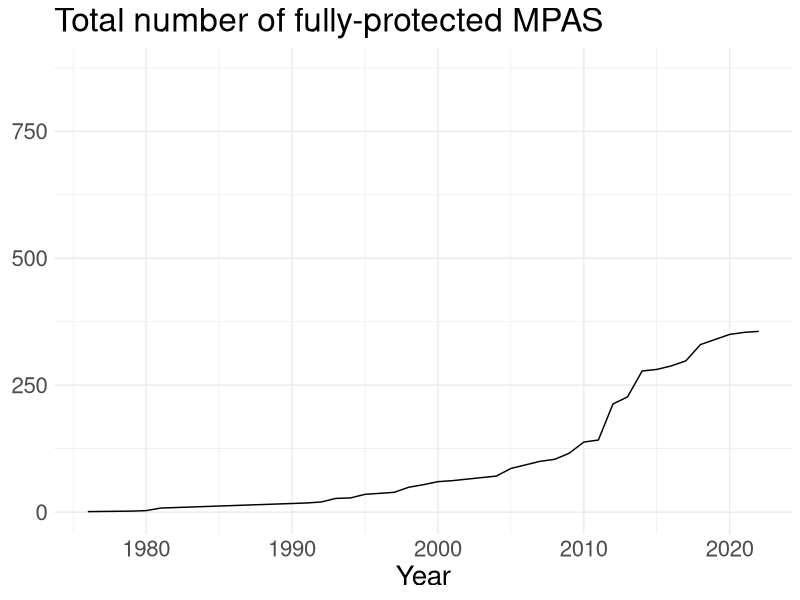
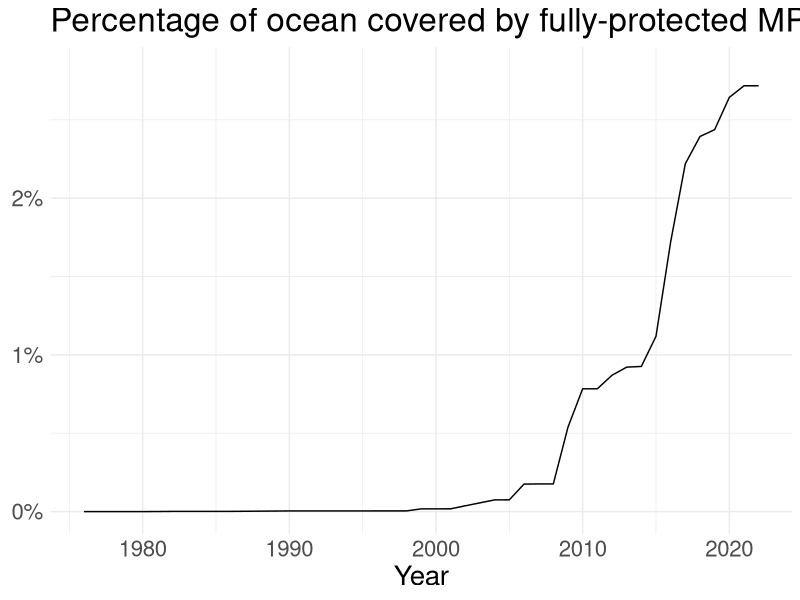
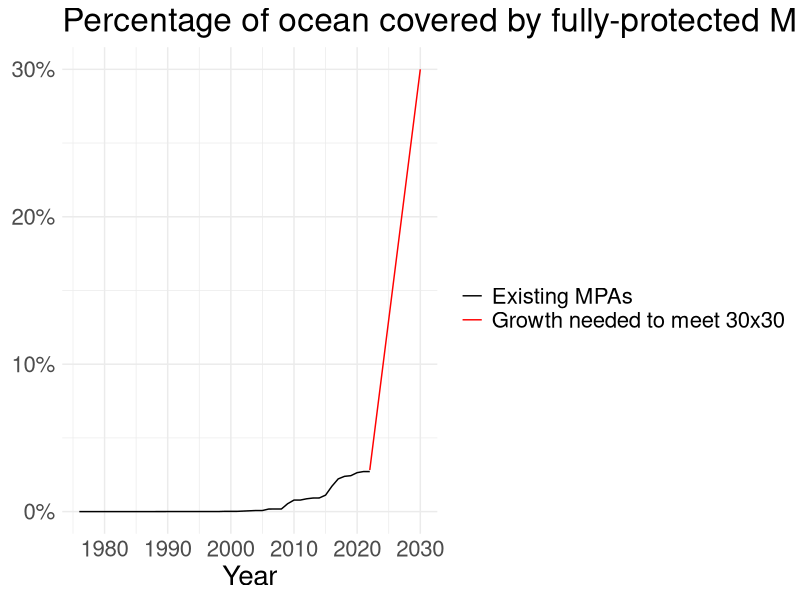

These charts were generated, in order, by the following R code:
## ---- chunk 1
ntz_implementation_dates <- readr::read_csv("../data/ntz_implementation_dates.csv")

ntz_annual_summary <- ntz_implementation_dates |>
  dplyr::filter(!is.na(ntz_implementation_date_mmddyyyy)) |>
  dplyr::mutate(ntz_implementation_date_mmddyyyy = lubridate::mdy(ntz_implementation_date_mmddyyyy)) |>
  dplyr::mutate(year = lubridate::year(ntz_implementation_date_mmddyyyy)) |>
  dplyr::group_by(year) |>
  dplyr::summarize(annual_additions = dplyr::n(),
                   mpa_area_km2 = sum(mpa_area_km2,na.rm=TRUE)) |>
  dplyr::ungroup() |>
  dplyr::mutate(total_mpas = cumsum(annual_additions),
                mpa_area_km2 = cumsum(mpa_area_km2),
                mpa_ocean_coverage = mpa_area_km2 / 361.1e6)

ntz_annual_summary |>
  ggplot2::ggplot(ggplot2::aes(x = year, y = total_mpas)) +
  ggplot2::geom_line() +
  ggplot2::theme_minimal() +
  ggplot2::theme(text = ggplot2::element_text(size = 20),
                 axis.title.y = ggplot2::element_text(angle = 0,
                                                      vjust = 0.5)) +
  ggplot2::scale_y_continuous(labels = scales::comma) +
  ggplot2::labs(x = "Year",
                y = "",
                title = "Total number of fully-protected MPAS")
## ---- chunk 2
ntz_annual_summary |>
  ggplot2::ggplot(ggplot2::aes(x = year, y = mpa_ocean_coverage)) +
  ggplot2::geom_line() +
  ggplot2::theme_minimal() +
  ggplot2::theme(text = ggplot2::element_text(size = 20),
                 axis.title.y = ggplot2::element_text(angle = 0,
                                                      vjust = 0.5)) +
  ggplot2::scale_y_continuous(labels = scales::percent) +
  ggplot2::labs(x = "Year",
                y = "",
                title = "Percentage of ocean covered by fully-protected MPAS")
## ---- chunk 3
ntz_annual_summary |>
  dplyr::mutate(current = "Existing MPAs") |>
  dplyr::bind_rows(tibble::tibble(year = max(ntz_annual_summary$year,na.rm=TRUE),
                       mpa_ocean_coverage = max(ntz_annual_summary$mpa_ocean_coverage),
                       current = "Growth needed to meet 30x30")) |>
  dplyr::bind_rows(tibble::tibble(year = 2030,
                       mpa_ocean_coverage = 0.3,
                       current = "Growth needed to meet 30x30")) |>
  ggplot2::ggplot(ggplot2::aes(x = year, 
                               y = mpa_ocean_coverage,
                               color = current)) +
  ggplot2::geom_line() +
  ggplot2::theme_minimal() +
  ggplot2::theme(text = ggplot2::element_text(size = 20),
                 axis.title.y = ggplot2::element_text(angle = 0,
                                                      vjust = 0.5)) +
  ggplot2::scale_y_continuous(labels = scales::percent) +
  ggplot2::labs(x = "Year",
                y = "",
                title = "Percentage of ocean covered by fully-protected MPAS") +
  ggplot2::scale_color_manual("",
                              values = c("Existing MPAs" = "black",
                                       "Growth needed to meet 30x30" = "red"))
